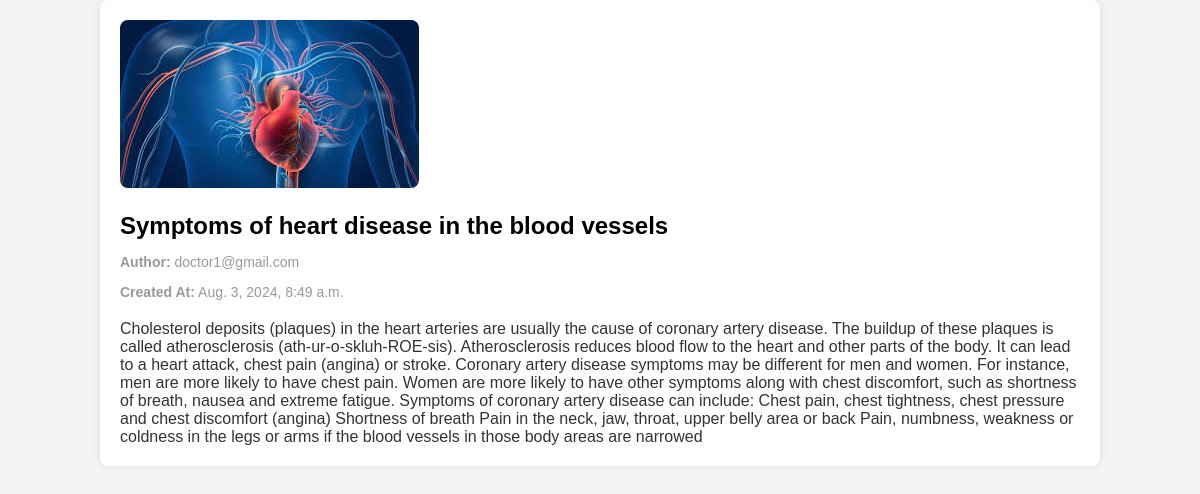
/post/5/, run on the app's committed database.
### BlogPost/models.py (models this page shows, shortened)
class BlogPost(models.Model):
    CATEGORY_CHOICES = (
        ('Mental Health', 'Mental Health'),
        ('Heart Disease', 'Heart Disease'),
        ('Covid-19', 'Covid-19'),
        ('Immunization', 'Immunization'),
    )
    title = models.CharField(max_length=255)
    image = models.ImageField()
    image = models.ImageField(upload_to='blog_images/')
    category = models.CharField(max_length=50, choices=CATEGORY_CHOICES)
    summary = models.TextField()
    content = models.TextField()
    author = models.ForeignKey(User, on_delete=models.CASCADE)
    is_draft = models.BooleanField(default=False)
    created_at = models.DateTimeField(auto_now_add=True)

### accounts/models.py (models this page shows, shortened)
class User(AbstractBaseUser,PermissionsMixin):
    DOCTOR = 1
    PATIENT = 2
    ROLE_CHOICE = (
        (DOCTOR,'Doctor'),
        (PATIENT,'Patient'),
    )
    first_name = models.CharField(max_length=50)
    last_name = models.CharField(max_length=50)
    username = models.CharField(max_length=50,unique=True)
    email = models.EmailField(max_length=100,unique=True)
    phone_number = models.CharField(max_length=12,blank=True)
    role = models.PositiveSmallIntegerField(choices=ROLE_CHOICE,blank=True,null=True)
    address = models.CharField(max_length=250,blank=True,null=True)
    country = models.CharField(max_length=15,blank=True,null=True)
    state = models.CharField(max_length=15,blank=True,null=True)
    city = models.CharField(max_length=15,blank=True,null=True)
    pin_code = models.CharField(max_length=6,blank=True,null=True)
    date_joined = models.DateTimeField(auto_now_add=True)
    last_login = models.DateTimeField(auto_now_add=True)
    create_date = models.DateTimeField(auto_now_add=True)
    modified_date = models.DateTimeField(auto_now_add=True)
    is_admin = models.BooleanField(default=False)
    is_staff = models.BooleanField(default=False)
    is_active = models.BooleanField(default=False)
    is_superadmin = models.BooleanField(default=False)
    groups = models.ManyToManyField(
        'auth.Group',
        related_name='custom_user_set',  # Custom related_name
        blank=True,
        help_text=('The groups this user belongs to. A user will get all permissions granted to each of their groups.'),
        verbose_name=('groups'),
    )
    user_permissions = models.ManyToManyField(
        'auth.Permission',
        related_name='custom_user_set',  # Custom related_name
        blank=True,
        help_text=('Specific permissions for this user.'),
        verbose_name=('user permissions'),
    )
    USERNAME_FIELD = 'email'
    REQUIRED_FIELDS = ['username','first_name','last_name']
    objects = UserManager()

### accounts/views.py (the view)
# urls.py: path('post/<int:id>/', views.blog_post_detail, name='blog_post_detail'),
def blog_post_detail(request,id):
    post = get_object_or_404(BlogPost,id=id)
    context = {
        'post':post,
    }
    return render(request,'blog_post_detail.html',context)

### templates/blog_post_detail.html (shortened to what this page needs)
<!DOCTYPE html>
<html lang="en">
<head>
</head>
<body>
    <div class="container">
        <img src="{{ post.image.url }}" alt="Blog Image" class="blog-image">
        <h1 class="blog-title">{{ post.title }}</h1>
        <div class="blog-meta">
            <p><strong>Author:</strong> {{ post.author.username }}</p>
            <p><strong>Created At:</strong> {{ post.created_at }}</p>
        </div>
        <div class="blog-content">
            {{ post.content }}
        </div>
    </div>
</body>
</html>

### templates/blog_post_detail.html (style rules this page uses)
body { font-family: Arial, sans-serif; background-color: #f4f4f4; margin: 0; padding: 0; }
.container { width: 80%; margin: auto; padding: 20px; background: #fff; border-radius: 8px; box-shadow: 0 0 10px rgba(0, 0, 0, 0.1); }
.blog-image { max-width: 100%; height: auto; border-radius: 8px; }
.blog-title { font-size: 24px; margin-top: 20px; margin-bottom: 10px; }
.blog-content { font-size: 16px; color: #333; }
.blog-meta { font-size: 14px; color: #999; margin-bottom: 20px; }

### data on the page
BlogPost: image (picture), title "Symptoms of heart disease in the blood vessels", author.username "doctor1@gmail.com", created_at "Aug. 3, 2024, 8:49 a.m.", content "Cholesterol deposits (plaques) in the heart arteries are usually the cause of coronary artery disease. The buildup of these plaques is called atherosclerosis (ath-ur-o-skluh-ROE-sis). Atherosclerosis reduces blood flow to the heart and other parts of the body. It can lead to a heart attack, chest pain (angina) or stroke. Coronary artery disease symptoms may be different for men and women. For instance, men are more likely to have chest pain. Women are more likely to have other symptoms along with chest discomfort, such as shortness of breath, nausea and extreme fatigue. Symptoms of coronary artery disease can include: Chest pain, chest tightness, chest pressure and chest discomfort (angina)…"
